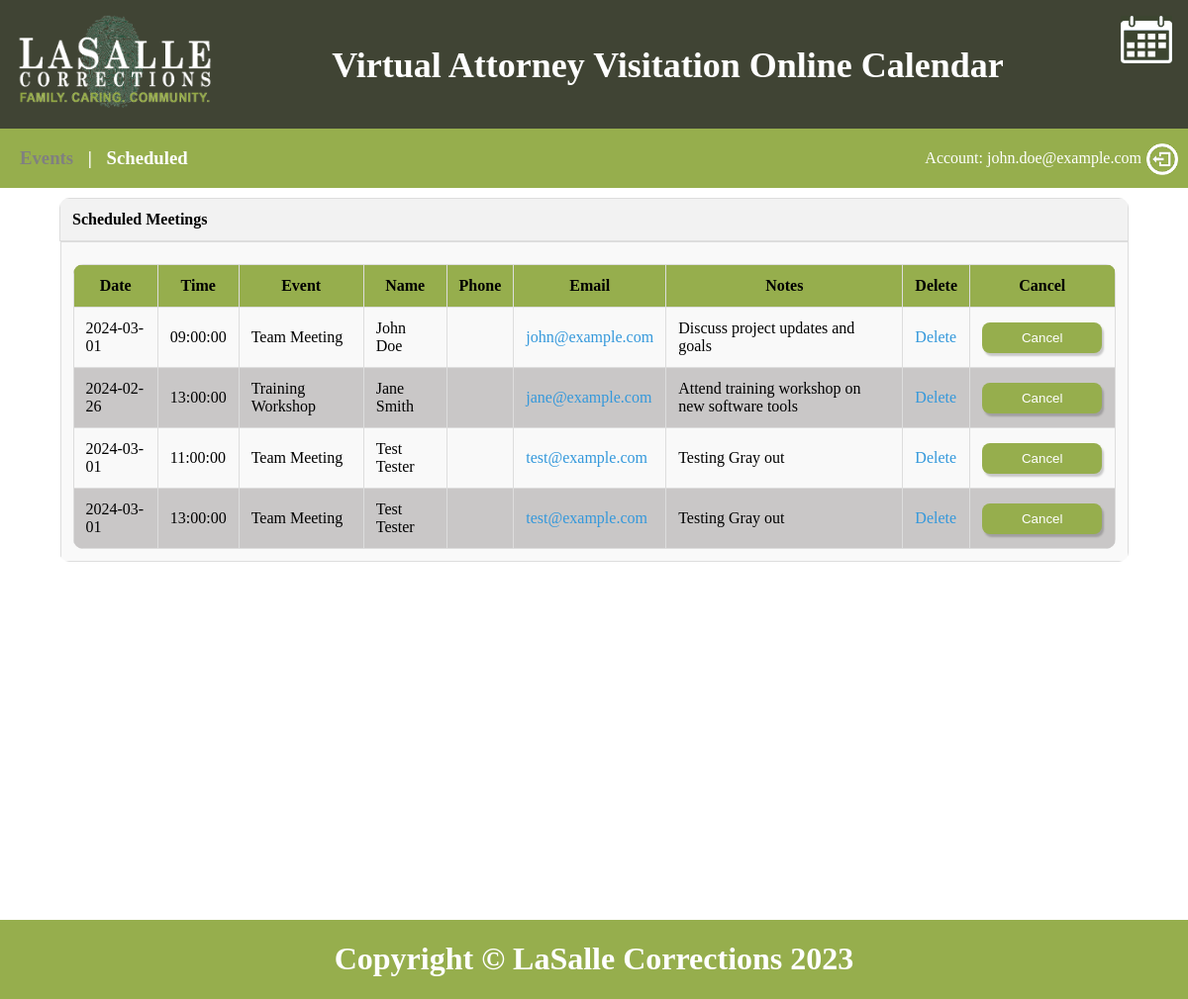
The page /schedule.php (signed in) on the database its author committed.
### tables this page shows
CREATE TABLE IF NOT EXISTS scheduled_meetings (
    meeting_id INT AUTO_INCREMENT PRIMARY KEY,
    event_id INT NOT NULL,
    facility VARCHAR(50) NOT NULL,
    name VARCHAR(100) NOT NULL,
    meeting_date DATE NOT NULL,
    meeting_time TIME NOT NULL,
    event_name VARCHAR(100) NOT NULL,
    email VARCHAR(255) NOT NULL,
    notes TEXT,
    isDeleted BOOLEAN DEFAULT false
);

### includes/load_scheduled_meetings.php (the view, shortened to what this page needs)
<?php
$conn = new mysqli($db_host, $db_username, $db_password, $db_database);
if(isset($_SESSION['facility'])) {
    $facility = $_SESSION['facility'];
    $sql = "SELECT * FROM scheduled_meetings WHERE (facility = ? AND isDeleted != 1)";
    $stmt = $conn->prepare($sql);
    $stmt->bind_param("s", $facility);
    $stmt->execute();
    $result = $stmt->get_result();
    if ($result->num_rows > 0) {
        echo '<div id="scheduledTableDiv" class="center_content">';
        echo '<table id="outerTable">';
        echo '<tr><th id="tableHeader">Scheduled Meetings</th></tr>';
        echo '<tr><td class="center_content"><br><table id="innerTable">';
        echo '<tr>';
        echo '<th class="green-background"><f1>Date</f1></th>';
        echo '<th class="green-background"><f1>Time</f1></th>';
        echo '<th class="green-background"><f1>Event</f1></th>';
        echo '<th class="green-background"><f1>Name</f1></th>';
        echo '<th class="green-background"><f1>Phone</f1></th>';
        echo '<th class="green-background"><f1>Email</f1></th>';
        echo '<th class="green-background"><f1>Notes</f1></th>';
        echo '<th class="green-background"><f1>Delete</f1></th>';
        echo '<th class="green-background"><f1>Cancel</f1></th>';
        echo '</tr>';
        while ($row = $result->fetch_assoc()) {
            echo "<tr id='meeting{$row['meeting_id']}'>";
            echo "<td class='date-column'>{$row['meeting_date']}</td>";
            echo "<td class='time-column'>{$row['meeting_time']}</td>";
            echo "<td class='eventTitle-column'>{$row['event_name']}</td>";
            echo "<td class='name-column'>{$row['name']}</td>";
            echo "<td class='phone-column'>{$row['phone']}</td>";
            echo "<td class='email-column'><a href='mailto:{$row['email']}'>{$row['email']}</a></td>";
            echo "<td class='notes-column'><td1>{$row['notes']}</td1></td>";
            echo "<td class='delete-column'><hypr><a href='del.html?id={$row['meeting_id']}' title='Delete' target='_blank'>Delete</a></hypr></td>";
            echo "<td class='cancel-column'><button class='cancel-button' id='{$row['meeting_id']}'>Cancel</button></td>";
            echo "</tr>";
        }
        echo '</table><br></td></tr></table></div>';
    } else {
        echo "0 results";
    }
}

### public/css/main.css (style rules this page uses)
body { margin: 0px; }
.center_content { display: flex; justify-content: center; align-items: center; }

### public/css/schedule.css (style rules this page uses)
table { margin-top: 10px; border-collapse: collapse; border-radius: 10px; overflow: hidden; }
#outerTable { width: 90%; }
#innerTable { width: 100%; }
th, td { border: 1px solid #ddd; padding: 12px; }
th { background-color: #f2f2f2; }
.green-background { background-color: #96ae4d; }
tr:nth-child(even) { background-color: #f9f9f9; }
#innerTable tr:nth-child(odd) { background-color: #c9c7c7; }
a { text-decoration: none; color: #3498db; }
#tableHeader { text-align: left; }
.cancel-button { background-color: #96ae4d; color: white; padding: 8px 40px; border-radius: 8px; border: none; box-shadow: 2px 3px 2px rgba(0, 0, 0, 0.2); }

### rows shown on the page
scheduled_meetings: meeting_date "2024-03-01", meeting_time "09:00:00", event_name "Team Meeting", name "John Doe", email "john@example.com", notes "Discuss project updates and goals"
scheduled_meetings: meeting_date "2024-02-26", meeting_time "13:00:00", event_name "Training Workshop", name "Jane Smith", email "jane@example.com", notes "Attend training workshop on new software tools"
scheduled_meetings: meeting_date "2024-03-01", meeting_time "11:00:00", event_name "Team Meeting", name "Test Tester", email "test@example.com", notes "Testing Gray out"
scheduled_meetings: meeting_date "2024-03-01", meeting_time "13:00:00", event_name "Team Meeting", name "Test Tester", email "test@example.com", notes "Testing Gray out"
